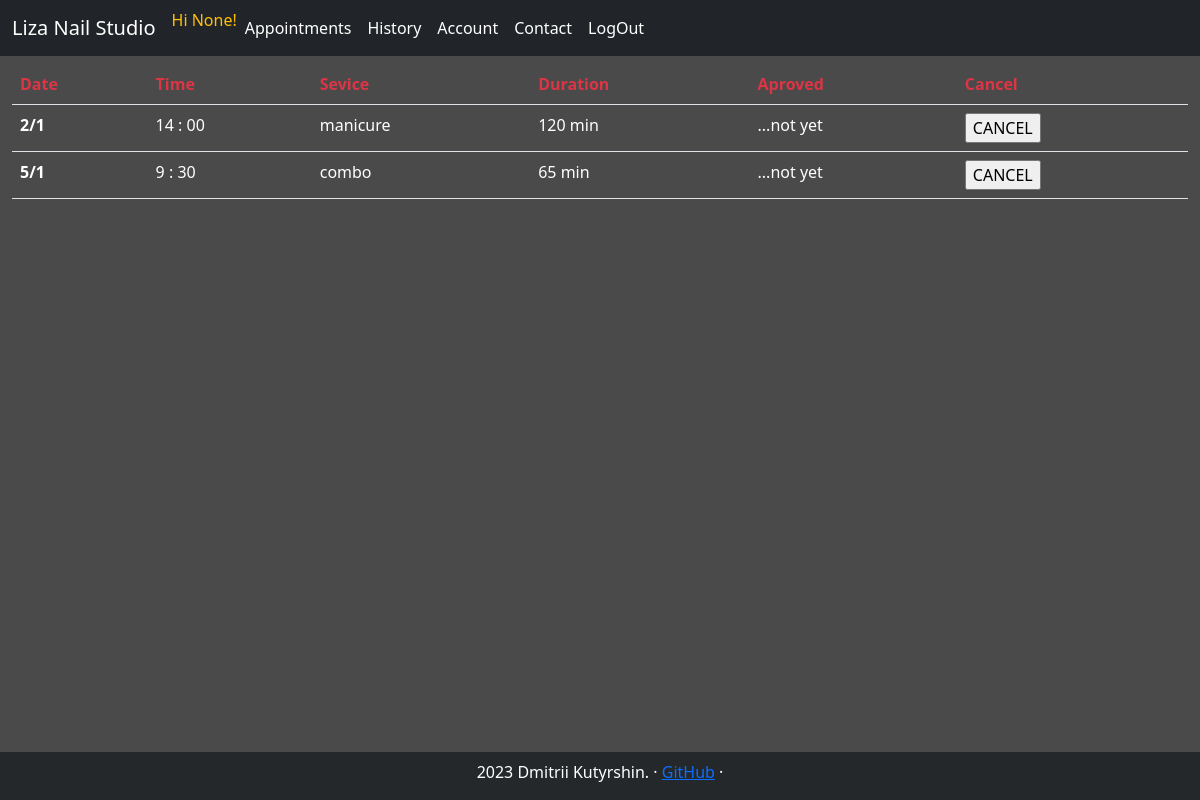
The app's page /appointments/ (signed in) with its own data.
### tables this page shows
CREATE TABLE calendar(slot_id INTEGER PRIMARY KEY, year INT, month INT, weekday INT, day INT, hour INT, minute INT, is_open INT);

### studio_app/webapp.py (the view)
@app.route("/appointments/", methods=["GET", "POST"])
@login_required
def _appointments():
    return appointments.appointments()

### studio_app/helpers.py (called while the page is built)
def get_service_name(is_manicure, is_pedicure):
    servise_name = ""
    if is_manicure == 1 and is_pedicure == 1:
        servise_name = "combo"
    elif is_manicure == 1 and not is_pedicure == 1:
        servise_name = "manicure"
    else:
        servise_name = "pedicure"
    return servise_name

def login_required(f):
    @wraps(f)
    def decorated_function(*args, **kwargs):
        if session.get("user_id") is None:
            return redirect("/signin")
        return f(*args, **kwargs)
    return decorated_function

### studio_app/webapp.py (called while the page is built)
@app.context_processor
def inject_navbar_items():
    return dict(navbar_menu=navbar_items)

@app.context_processor
def inject_navbar_items_not_loged_in():
    return dict(navbar_menu_not_loged_in=navbar_items_not_loged_in)

@app.context_processor
def inject_navbar_items_admin():
    return dict(navbar_items_admin=navbar_items_admin)

### studio_app/templates/appointments.html (shortened to what this page needs)
{% extends "layout.html" %}
{% block content %}
<table class="table">
    <thead>
      <tr class="text-danger">
        <th scope="col">Date</th>
        <th scope="col">Time</th>
        <th scope="col">Sevice</th>
        <th scope="col">Duration</th>
        <th scope="col">Aproved</th>
        <th scope="col">Cancel</th>
      </tr>
    </thead>
    <tbody class="text-white">
        {% for appointment in user_appoint %}
        <tr class="my-table-hover">
            <th scope="row">{{appointment[8]}}/{{appointment[9]}}</th>
            <td>{{appointment[10]}} :
                {% if appointment[11] == 0 %}
                00
                {% else %}
                {{appointment[11]}}
                {% endif %}
            </td>
            <td>{{appointment[1]}}</td>
            <td>{{appointment[6]}} min</td>
            <td>
                {% if appointment[4] == 0 %}
                    ...not yet
                {% else %}
                    Aproved
                {% endif %}
            </td>
            <td>
                <form action="/appointments/" method="post">
                    <input type="submit" value="CANCEL">
                </form>
            </td>
          </tr>
        {% endfor %}
    </tbody>
  </table>
{% endblock %}

### studio_app/static/css/style.css (style rules this page uses)
body { font-weight: 100; color: rgba(255, 255, 255, 1); background: #4A4A4A; }
.table { width: 98%; margin: 1%; }

### records on screen
calendar: month "5", day "1", hour "9", minute "30", appointment "combo", appointment "65"

### other values on screen
{{ session.get("instagram") }} "None"
{{ navbar_item }} "Appointments" "History" "Account" "Contact" "LogOut"
{{ appointment[8] }} "2"
{{ appointment[9] }} "1"
{{ appointment[10] }} "14"
{{ appointment[1] }} "manicure"
{{ appointment[6] }} "120"
